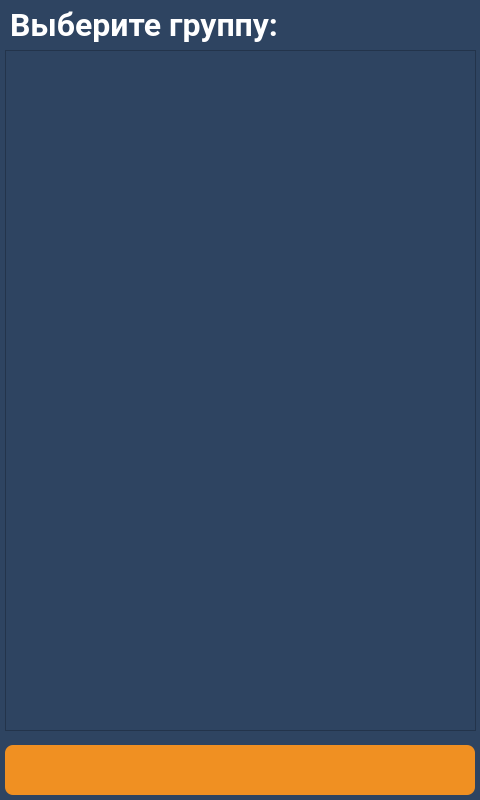
<?xml version="1.0" encoding="UTF-8"?>
<ui version="4.0">
 <class>screen_7_select_group</class>
 <widget class="QWidget" name="screen_7_select_group">
  <property name="geometry">
   <rect>
    <x>0</x>
    <y>0</y>
    <width>480</width>
    <height>800</height>
   </rect>
  </property>
  <property name="windowTitle">
   <string>screen_7_select_group</string>
  </property>
  <property name="styleSheet">
   <string notr="true">QWidget{
	background-color: #2e4461;
}
QLabel {
	background: none;
	color: #FFFFFF;
	border-width: 0px;
	border-radius: 0px;
	font-family: &quot;Roboto&quot;, Sans-serif;
}
#background {
	color: #FFFFFF;
	background-color: #2e4461;
	border-width: 2px;
	border-style: groove;
	border-color: #ff9923;
	border-radius: 0px;
	font-family: &quot;Roboto&quot;, Sans-serif;
}
QPushButton {
	color: #FFFFFF;
	background-color: #f09022;
	border-width: 0px;
	border-style: outset;
	border-color: #EAA657;
	border-radius: 8px;
	font-weight: 600;
    font-size: 25px;
	font-family: &quot;Roboto&quot;, Sans-serif;
}</string>
  </property>
  <widget class="QListWidget" name="listWidget">
   <property name="enabled">
    <bool>true</bool>
   </property>
   <property name="geometry">
    <rect>
     <x>5</x>
     <y>50</y>
     <width>471</width>
     <height>681</height>
    </rect>
   </property>
   <property name="whatsThis">
    <string>&lt;html&gt;&lt;head/&gt;&lt;body&gt;&lt;p&gt;&lt;br/&gt;&lt;/p&gt;&lt;/body&gt;&lt;/html&gt;</string>
   </property>
  </widget>
  <widget class="QPushButton" name="btn_back">
   <property name="enabled">
    <bool>true</bool>
   </property>
   <property name="geometry">
    <rect>
     <x>5</x>
     <y>745</y>
     <width>470</width>
     <height>50</height>
    </rect>
   </property>
   <property name="minimumSize">
    <size>
     <width>0</width>
     <height>0</height>
    </size>
   </property>
   <property name="font">
    <font>
     <family>Roboto</family>
     <pointsize>-1</pointsize>
     <weight>75</weight>
     <bold>true</bold>
    </font>
   </property>
   <property name="text">
    <string/>
   </property>
   <property name="icon">
    <iconset resource="../img/resources.qrc">
     <normaloff>:/icons/back_white.png</normaloff>:/icons/back_white.png</iconset>
   </property>
   <property name="iconSize">
    <size>
     <width>51</width>
     <height>51</height>
    </size>
   </property>
  </widget>
  <widget class="QLabel" name="lbl_info">
   <property name="enabled">
    <bool>true</bool>
   </property>
   <property name="geometry">
    <rect>
     <x>10</x>
     <y>5</y>
     <width>351</width>
     <height>40</height>
    </rect>
   </property>
   <property name="font">
    <font>
     <family>Roboto</family>
     <pointsize>24</pointsize>
     <weight>75</weight>
     <bold>true</bold>
    </font>
   </property>
   <property name="layoutDirection">
    <enum>Qt::LeftToRight</enum>
   </property>
   <property name="text">
    <string>Выберите группу:</string>
   </property>
  </widget>
 </widget>
 <resources>
  <include location="../img/resources.qrc"/>
 </resources>
 <connections/>
</ui>
